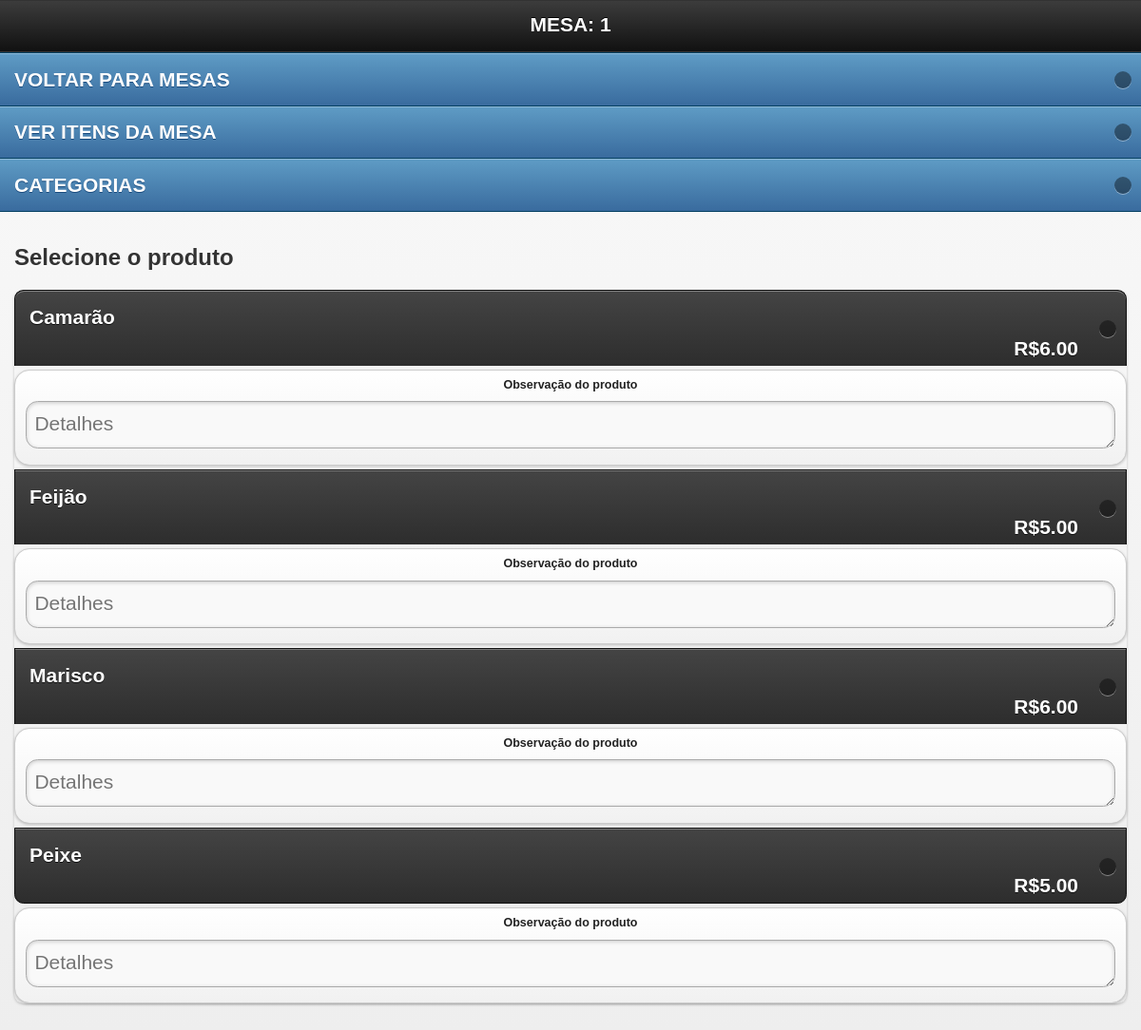
Screenshot of /mobile/produto.php?id_categoria=4&id_mesa=1&idGarcon=6 (signed in) with the database file from the repository.
### tables this page shows
CREATE TABLE `tbl_produtos` (
  `cod` int(11) NOT NULL AUTO_INCREMENT,
  `nome` varchar(150) NOT NULL,
  `img` varchar(36) NOT NULL,
  `preco` varchar(10) NOT NULL,
  `id_categoria` int(30) NOT NULL,
  `destino` int(1) NOT NULL,
  PRIMARY KEY (`cod`)
);

### mobile/produto.php (the view, shortened to what this page needs)
<?php include "../config/conexao.php";
$login = $_SESSION['garcon_session'];
$g = mysql_query("SELECT * FROM garcon WHERE login='$login'");
$mostra = mysql_fetch_array($g);
$idmesa = $_GET['id_mesa'];
$numero = $_GET['id_mesa'];
  ?>
<!doctype html>
<html class="no-js ui-mobile-rendering" lang="pt">
<head>
      <link rel="stylesheet" href="css/jquery.mobile-1.3.1.min.css" />
</head>
<body>
<div id="categories" data-role="page" data-title="Categories">
      <div data-role="header">
            <h1>MESA: <?php echo $idmesa ?></h1>
      </div>
  <ul data-role="listview" data-theme="b">
            <li><a href="mesas.php">VOLTAR PARA MESAS</a></li>
            <li><a href="vermesa.php?id_mesa=<?php echo $idmesa?>">VER ITENS DA MESA</a></li>
			<?php
            $str =  $_SERVER['QUERY_STRING'];
			$array = explode('&', $str);
			foreach($array as $valores){
				$arrays = explode('=', $valores);
				foreach($arrays as $val){
				$dado[] = $val;
				}
            }
			$idcategoria = $dado[0];
			$valorcat   	= $dado[1];
			$idmesa 	  = $dado[2];
			$valormesa   = $dado[3];
			$idG		= $dado[4];
			$valorG 	 = $dado[5];
			$igual = "=";
			$i = "&";
			?>
            <li><a href="inicio.php?<?php echo $idcategoria.$igual.$valorcat.$i.$idmesa.$igual.$valormesa.$i.$idG.$igual.$valorG ?>">CATEGORIAS</a></li>
            </ul>
      <div data-role="content">
            <h2>Selecione o produto</h2>
              <ul data-role="listview" data-inset="true" data-theme="a">
            <?php
	$idCategoria = $_GET['id_categoria'];
	$seleciona = mysql_query("SELECT * FROM tbl_produtos WHERE id_categoria = '$idCategoria' ORDER BY nome ASC") or die(mysql_error());
	$contar = mysql_num_rows($seleciona);
	if($contar == 0){
		echo "";
	}else{
		while($res_comentarios = mysql_fetch_array($seleciona)){
			$cod          = $res_comentarios['cod'];
			$nome         = $res_comentarios['nome'];
			$preco		= $res_comentarios['preco'];
			$destino      = $res_comentarios['destino'];
	?>
 <li>
 <a href="cadastra.php?cod=<?php echo $cod ?>&nome=<?php echo $nome ?>&preco=<?php echo $preco ?>&qtd=1&mesa=<?php echo $numero ?>&idGarcon=<?php echo $mostra['idGarcon']; ?>&destino=<?php echo $destino ?>" class="btn">
			<?php echo $nome; ?></a><br>
<div id="preco">
R$<?php echo $preco; ?>
       </div>
       </li>
<a  data-role="button" data-mini="true">Observação do produto
<textarea class="form-control" id="observacao" wrap="physical" cols=50 rows=5 name="observacao" placeholder="Detalhes"></textarea>
</a>
                  <?php } }?>
            </ul>
      </div>
</div>
</body>
</html>

### mobile/produto.php (style rules this page uses)
#preco { float:right; margin-right:50px; text-align:right; margin-top:-30px; }

### rows the page displays
tbl_produtos: nome "Camarão", preco "6.00"
tbl_produtos: nome "Feijão", preco "5.00"
tbl_produtos: nome "Marisco", preco "6.00"
tbl_produtos: nome "Peixe", preco "5.00"

### other values shown
$idmesa "1"
